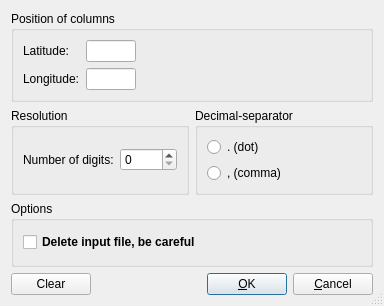
<?xml version="1.0" encoding="UTF-8"?>
<ui version="4.0">
 <class>LatLongOptionsDialog</class>
 <widget class="QDialog" name="LatLongOptionsDialog">
  <property name="geometry">
   <rect>
    <x>0</x>
    <y>0</y>
    <width>384</width>
    <height>306</height>
   </rect>
  </property>
  <property name="windowTitle">
   <string>Convert positions dialog</string>
  </property>
  <property name="sizeGripEnabled">
   <bool>true</bool>
  </property>
  <layout class="QGridLayout" name="gridLayout_5">
   <item row="0" column="0" colspan="2">
    <widget class="QGroupBox" name="groupBox">
     <property name="title">
      <string>Position of columns</string>
     </property>
     <layout class="QGridLayout" name="gridLayout_3">
      <item row="0" column="0">
       <widget class="QLabel" name="label_1">
        <property name="text">
         <string>Latitude:</string>
        </property>
       </widget>
      </item>
      <item row="0" column="1">
       <widget class="QLineEdit" name="LatitudeColumn_lineEdit">
        <property name="maximumSize">
         <size>
          <width>50</width>
          <height>16777215</height>
         </size>
        </property>
       </widget>
      </item>
      <item row="0" column="2">
       <spacer name="horizontalSpacer_2">
        <property name="orientation">
         <enum>Qt::Horizontal</enum>
        </property>
        <property name="sizeHint" stdset="0">
         <size>
          <width>71</width>
          <height>20</height>
         </size>
        </property>
       </spacer>
      </item>
      <item row="1" column="0">
       <widget class="QLabel" name="label_2">
        <property name="text">
         <string>Longitude:</string>
        </property>
       </widget>
      </item>
      <item row="1" column="1">
       <widget class="QLineEdit" name="LongitudeColumn_lineEdit">
        <property name="maximumSize">
         <size>
          <width>50</width>
          <height>16777215</height>
         </size>
        </property>
       </widget>
      </item>
      <item row="1" column="2">
       <spacer name="horizontalSpacer_3">
        <property name="orientation">
         <enum>Qt::Horizontal</enum>
        </property>
        <property name="sizeHint" stdset="0">
         <size>
          <width>71</width>
          <height>20</height>
         </size>
        </property>
       </spacer>
      </item>
     </layout>
    </widget>
   </item>
   <item row="1" column="0">
    <widget class="QGroupBox" name="groupBox_3">
     <property name="title">
      <string>Resolution</string>
     </property>
     <layout class="QGridLayout" name="gridLayout_4">
      <item row="0" column="0">
       <widget class="QLabel" name="label_3">
        <property name="text">
         <string>Number of digits:</string>
        </property>
       </widget>
      </item>
      <item row="0" column="1">
       <widget class="QSpinBox" name="NumOfDigits_spinBox">
        <property name="maximum">
         <number>10</number>
        </property>
       </widget>
      </item>
     </layout>
    </widget>
   </item>
   <item row="1" column="1">
    <widget class="QGroupBox" name="groupBox_4">
     <property name="title">
      <string>Decimal-separator</string>
     </property>
     <layout class="QGridLayout" name="gridLayout_2">
      <item row="0" column="0">
       <widget class="QRadioButton" name="Dot_radioButton">
        <property name="text">
         <string>. (dot)</string>
        </property>
       </widget>
      </item>
      <item row="1" column="0">
       <widget class="QRadioButton" name="Comma_radioButton">
        <property name="text">
         <string>, (comma)</string>
        </property>
       </widget>
      </item>
     </layout>
    </widget>
   </item>
   <item row="2" column="0" colspan="2">
    <widget class="QGroupBox" name="groupBox_2">
     <property name="title">
      <string>Options</string>
     </property>
     <layout class="QGridLayout" name="gridLayout">
      <item row="0" column="0">
       <widget class="QCheckBox" name="DeleteInputFile_checkBox">
        <property name="font">
         <font>
          <weight>75</weight>
          <bold>true</bold>
         </font>
        </property>
        <property name="text">
         <string>Delete input file, be careful</string>
        </property>
       </widget>
      </item>
     </layout>
    </widget>
   </item>
   <item row="3" column="0" colspan="2">
    <layout class="QHBoxLayout" name="horizontalLayout">
     <item>
      <widget class="QPushButton" name="ClearAll_pushButton">
       <property name="text">
        <string>Clear</string>
       </property>
      </widget>
     </item>
     <item>
      <spacer name="horizontalSpacer">
       <property name="orientation">
        <enum>Qt::Horizontal</enum>
       </property>
       <property name="sizeHint" stdset="0">
        <size>
         <width>40</width>
         <height>20</height>
        </size>
       </property>
      </spacer>
     </item>
     <item>
      <widget class="QPushButton" name="OK_pushButton">
       <property name="text">
        <string>&amp;OK</string>
       </property>
       <property name="default">
        <bool>true</bool>
       </property>
      </widget>
     </item>
     <item>
      <widget class="QPushButton" name="Cancel_pushButton">
       <property name="text">
        <string>&amp;Cancel</string>
       </property>
      </widget>
     </item>
    </layout>
   </item>
  </layout>
 </widget>
 <tabstops>
  <tabstop>LatitudeColumn_lineEdit</tabstop>
  <tabstop>LongitudeColumn_lineEdit</tabstop>
  <tabstop>NumOfDigits_spinBox</tabstop>
  <tabstop>Dot_radioButton</tabstop>
  <tabstop>Comma_radioButton</tabstop>
  <tabstop>DeleteInputFile_checkBox</tabstop>
  <tabstop>OK_pushButton</tabstop>
  <tabstop>Cancel_pushButton</tabstop>
  <tabstop>ClearAll_pushButton</tabstop>
 </tabstops>
 <resources/>
 <connections/>
</ui>
